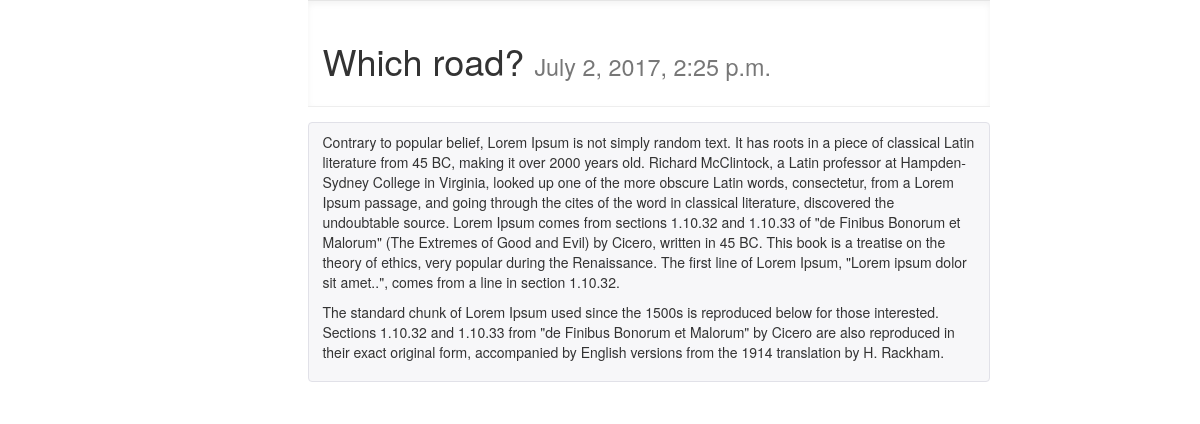
Screenshot of /posts/detail/3/ with the database file from the repository.
### posts/models.py (models this page shows, shortened)
class Post(models.Model):
    title = models.CharField(max_length=255)
    content = models.TextField()
    updated = models.DateTimeField(auto_now=True, auto_now_add=False)
    timestamp = models.DateTimeField(auto_now=False, auto_now_add=True)

### posts/views.py (the view)
# urls.py: url(r'^detail/(?P<post_id>\d+)/$',post_detail, name="detail"),
def post_detail(request,post_id):
    instance = get_object_or_404(Post, id=post_id)
    context = {
    "instance": instance,
    "title": "Detail",
    }
    return render(request, 'post_detail.html', context)

### posts/templates/post_detail.html (shortened to what this page needs)
{% extends "base.html" %}
{% block content %}
<div class="row">
    <div class="col-sm-7 col-sm-offset-3">
       <div class="bs-example">
       <h1>{{instance.title}} <small>{{instance.timestamp}}</small></h1>
       </div>
        <figure class="highlight">{{instance.content| linebreaks}}</figure>
    </div>
</div>
{% endblock content %}

### posts/static/css/base.css (style rules this page uses)
h1 { color:#342D7E; }
.bs-example { position: relative; padding: 20px 15px 15px; margin: 0 -15px 15px; border-color: #e5e5e5 #eee #eee; border-style: solid; border-width: 1px 0; -webkit-box-shadow: inset 0 3px 6px rgba(0,0,0,.05); box-shadow: inset 0 3px 6px rgba(0,0,0,.05); }
.highlight { padding: 9px 14px; margin: 0 -15px 15px; background-color: #f7f7f9; border: 1px solid #e1e1e8; border-radius: 4px; }

### rows the page displays
Post: title "Which road?", timestamp "July 2, 2017, 2:25 p.m.", content "Contrary to popular belief, Lorem Ipsum is not simply random text. It has roots in a piece of classical Latin literature from 45 BC, making it over 2000 years old. Richard McClintock, a Latin professor at Hampden-Sydney College in Virginia, looked up one of the more obscure Latin words, consectetur, from a Lorem Ipsum passage, and going through the cites of the word in classical literature, discovered the undoubtable source. Lorem Ipsum comes from sections 1.10.32 and 1.10.33 of \"de Finibus Bonorum et Malorum\" (The Extremes of Good and Evil) by Cicero, written in 45 BC. This book is a treatise on the theory of ethics, very popular during the Renaissance. The first line of Lorem Ipsum,…"
